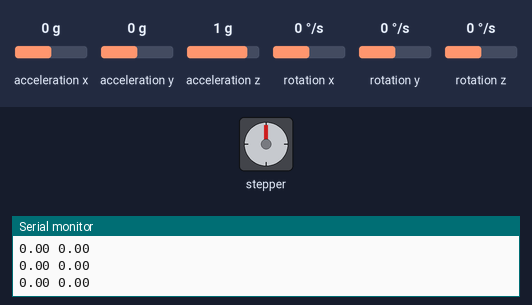
Recording of a sketch running on a simulated ESP8266 (NodeMCU). On the bench: stepper motor, the last lines printed to the serial monitor. Wiring (inferred from the names in the program): stepper motor driver (200 steps per turn assumed): step D6; direction D5. Inputs (shaded band) come from the test bench; at power-on: rotation z 0 °/s, acceleration x 0 g, acceleration y 0 g, acceleration z 1 g, rotation x 0 °/s, rotation y 0 °/s.

Above: at 1.2 s.
1.3 s: rotation z set to 100 °/s
At 4.1 s:
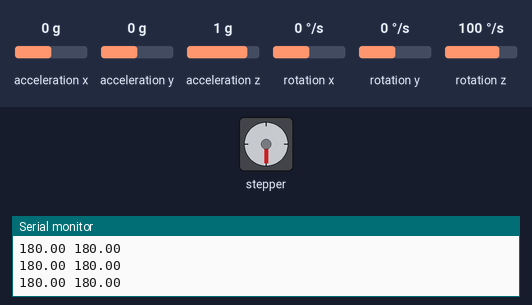
4.3 s: rotation z set to 1 °/s
5.8 s: rotation z set to -2 °/s
At 6.5 s:
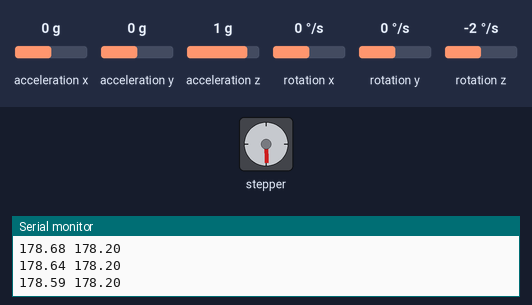
8.8 s: rotation z set to -192 °/s
11.8 s: rotation z set to 192 °/s
At 12.25 s:
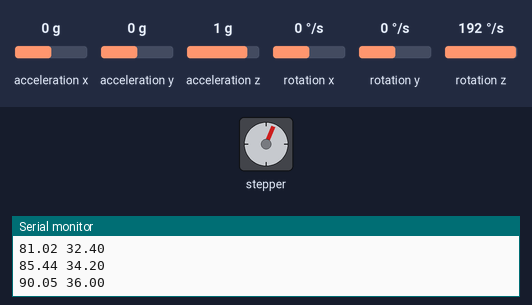
Timing chart, 0 to 15.6 s (numbered marks = the images above; inputs shaded):
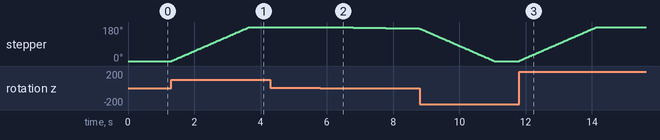

The sketch:

IMU_and_stepperMotor.ino
```cpp
//IMU AND STEPPER MOTOR TESTING FOR YAWFOR 180 DEGREE ON ESP8266 TESING DONE (connect imu SDA-D2,SCL-D1)

#include <Wire.h>
#include <MPU6050.h>

MPU6050 mpu;

#define STEP_PIN D6 // change pin number
#define DIR_PIN  D5 //change pin number

const int STEPS_180 = 100;
int currentSteps = 0;

float yaw = 0;
unsigned long lastTime;

void stepOnce(bool dir) {
  digitalWrite(DIR_PIN, dir);
  digitalWrite(STEP_PIN, HIGH);
  delayMicroseconds(800);
  digitalWrite(STEP_PIN, LOW);
  delayMicroseconds(800);
}

void setup() {
  Serial.begin(115200);
  Wire.begin(D2, D1);

  pinMode(STEP_PIN, OUTPUT);
  pinMode(DIR_PIN, OUTPUT);

  mpu.initialize();
  if (!mpu.testConnection()) {
    Serial.println("MPU6050 FAIL");
    while (1);
  }

  lastTime = millis();
  Serial.println("Yaw Motor");
}

void loop() {
  int16_t gx, gy, gz;
  mpu.getRotation(&gx, &gy, &gz);

  unsigned long now = millis();
  float dt = (now - lastTime) / 1000.0;
  lastTime = now;

  yaw += (gz / 131.0) * dt;
  yaw = constrain(yaw, 0, 180);

  int targetSteps = map((int)yaw, 0, 180, 0, STEPS_180);
  int diff = targetSteps - currentSteps;

  if (diff > 0) {
    stepOnce(HIGH);
    currentSteps++;
  }
  else if (diff < 0) {
    stepOnce(LOW);
    currentSteps--;
  }

  Serial.print(yaw);
  Serial.print(" ");
  Serial.println(currentSteps * 1.8);

  delay(20);
}
```

Measured:
- after the input at 1.3 s, stepper: turns 180° clockwise in 2.3 s, starting at once
- after the input at 11.8 s, stepper: turns 180° clockwise in 2.3 s, starting at once
